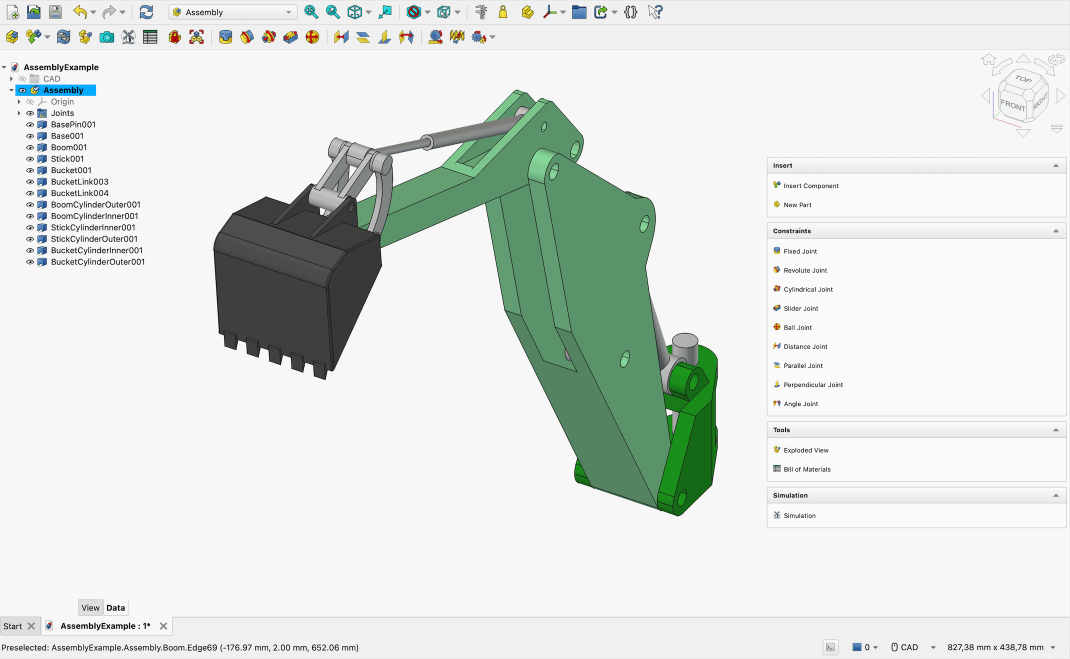
#> input picture .github/images/assembly.jpg, 2139 x 1317 px (shown at 1/2 size)
$ python -i classifier.py   (imports and definitions only)   (older library calls are emulated)
#> lines starting #> are read from the running program, lines starting #| are printed output that depends on the picture; after the words box and inside, x2 and y2 are one past the last pixel; in counts of white or black regions, pixels touching at a corner belong together
"""
Universal Mechanical Component Analyzer & Adaptive Computer Vision Engine
Performs real-time scanning of ANY arbitrary mechanical component from uploaded images:
- Outer boundary closed contour extraction (prismatic, contoured, or revolved profiles)
- Internal negative features: through-holes, counterbores, elongated slots, arbitrary pockets
- Multi-level positive features: upright flanges, raised hubs, bosses, and steps
- Dynamic physical scale calibration, feature tree synthesis, and CNC CAM operation generation
"""

import os
import cv2
import numpy as np
from typing import Dict, Any, List, Tuple


class MechanicalPartClassifier:
    """
    Universal mechanical analyzer that converts any arbitrary 2D mechanical component
    image into structured parametric CAD geometry.
    """

    @staticmethod
    def classify_and_calibrate(image_path: str, reference_width_mm: float = None) -> Dict[str, Any]:
        """
        Scans uploaded image, measures real pixel dimensions, extracts the true outer boundary
        and all internal features (holes, slots, cutouts, flanges), and produces calibrated parameters.
        """
#> called with image_path = '../../.github/images/assembly.jpg'
        img = cv2.imread(image_path)
#> img is the input picture: shape (1317, 2139, 3); mean B, G, R 222.7, 226.7, 221.2
        if img is None:
            return MechanicalPartClassifier._default_universal()

        gray = cv2.cvtColor(img, cv2.COLOR_BGR2GRAY)
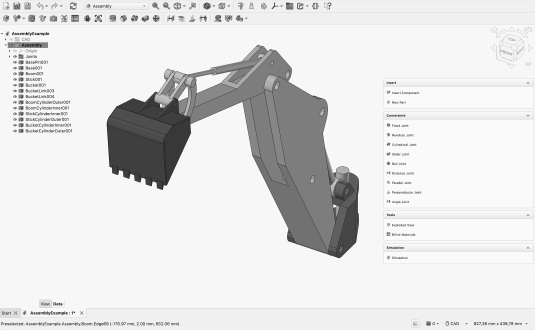
#> gray: shape (1317, 2139) (shown at 1/4 size); min 0, max 255, mean 224.6
        img_h, img_w = gray.shape

        # 1. Bilateral filter: smooths image noise while preserving sharp mechanical edges
        filtered = cv2.bilateralFilter(gray, 9, 75, 75)

        # 2. Multi-tier Segmentation: supports light, dark, and CAD drawing backgrounds
        _, t1 = cv2.threshold(filtered, 0, 255, cv2.THRESH_BINARY_INV + cv2.THRESH_OTSU)
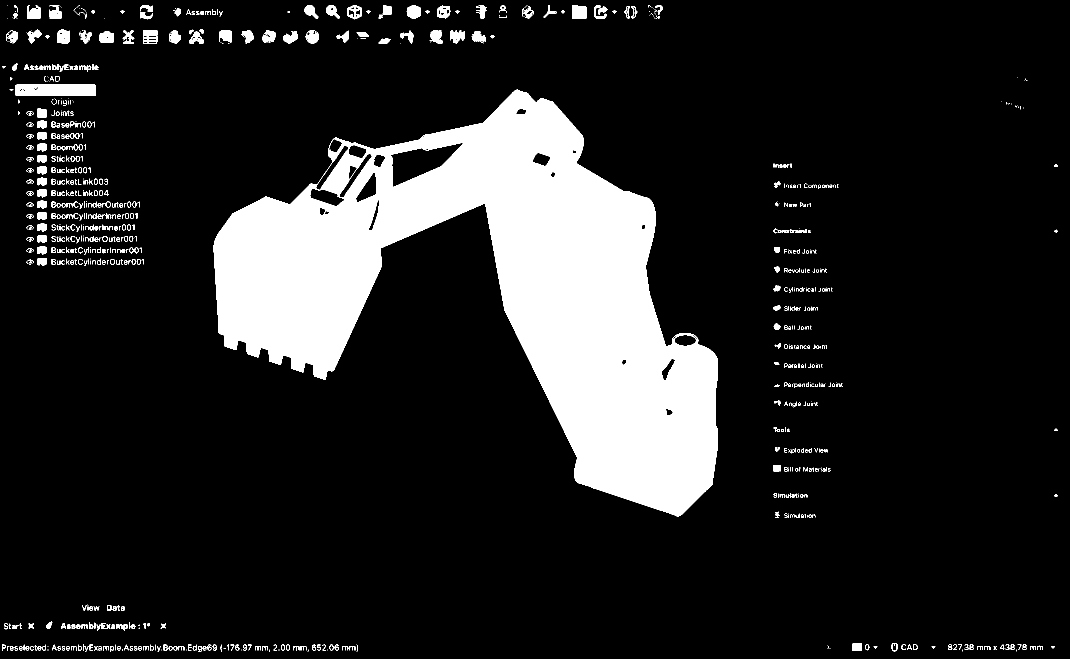
#> t1: shape (1317, 2139) (shown at 1/2 size); 14.3% white; 846 white regions (366 under 20 px), largest, box (x1, y1, x2, y2) and area: (426, 179, 1436, 1033) 361503, (31, 169, 192, 192) 3642, (1144, 10, 1173, 38) 749
        _, t2 = cv2.threshold(filtered, 0, 255, cv2.THRESH_BINARY + cv2.THRESH_OTSU)
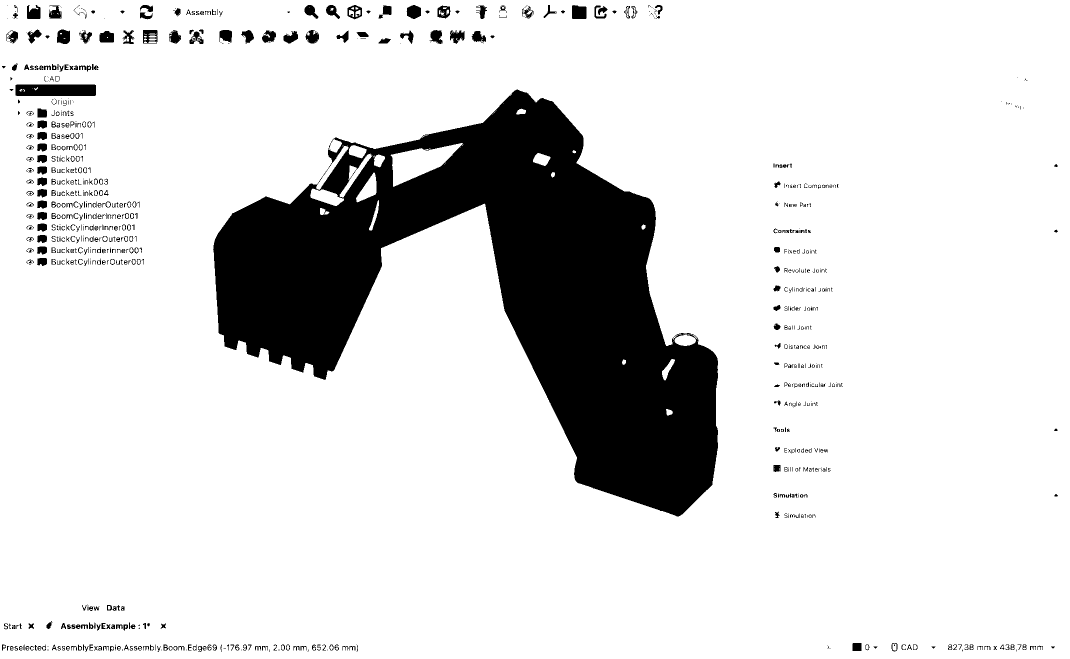
#> t2: shape (1317, 2139) (shown at 1/2 size); 85.7% white; 846 black regions (366 under 20 px)

        def score_mask(m):
            cnts, hier = cv2.findContours(m, cv2.RETR_CCOMP, cv2.CHAIN_APPROX_SIMPLE)
#> cnts = 1299 contours, 852 with area under 20; largest, box (x1, y1, x2, y2) and area: (426, 179, 1436, 1033) 374684, (780, 285, 927, 375) 6141, (31, 169, 192, 192) 3514, (619, 376, 689, 413) 1428, (711, 344, 754, 406) 1263
            if not cnts:
                return 0, None, None, None
            areas = [cv2.contourArea(c) for c in cnts]
#> areas = 1299 values, max 374684 at index 912, min 0 at index 0, mean 332.6
            best_idx = int(np.argmax(areas))
#> best_idx = 912
            c = cnts[best_idx]
#> c = contour of 1924 points, box (x1, y1, x2, y2) (426, 179, 1436, 1033), area 374684
            area = areas[best_idx]
#> area = 374684
            total_a = m.shape[0] * m.shape[1]
            if area > total_a * 0.98 or area < total_a * 0.01:
                return 0, None, None, None
            return area, c, cnts, hier

        a1, c1, cnts1, hier1 = score_mask(t1)
#> a1 = 374684; c1 has the same summary as c in score_mask; cnts1 has the same summary as cnts in score_mask
        a2, c2, cnts2, hier2 = score_mask(t2)
#> in score_mask (call 2), `cnts, hier = cv2.findContours(m, cv2.RETR_CCOMP, cv2.CHAIN_APPROX_SIMP..`: cnts = 1666 contours, 1029 with area under 20; largest, box (x1, y1, x2, y2) and area: (0, 0, 2139, 1317) 2813608, (425, 178, 1437, 1034) 376864, (781, 286, 926, 374) 5791, (30, 168, 193, 193) 3876, (620, 377, 688, 412) 1272
#> a2 = 0

        if a1 >= a2 and c1 is not None:
            main_cnt, all_cnts, hier = c1, cnts1, hier1
#> main_cnt has the same summary as c in score_mask; all_cnts = 1299 contours, 852 with area under 20; largest, box (x1, y1, x2, y2) and area: (426, 179, 1436, 1033) 374684, (780, 285, 927, 375) 6141, (31, 169, 192, 192) 3514, (619, 376, 689, 413) 1428, (711, 344, 754, 406) 1263
        elif c2 is not None:
            main_cnt, all_cnts, hier = c2, cnts2, hier2
        else:
            cnts, hier = cv2.findContours(t1, cv2.RETR_CCOMP, cv2.CHAIN_APPROX_SIMPLE)
            if not cnts:
                return MechanicalPartClassifier._default_universal()
            main_cnt = max(cnts, key=cv2.contourArea)
            all_cnts = cnts

        # 3. Outer boundary metrics
        area_px = cv2.contourArea(main_cnt)
#> area_px = 374684
        perim_px = cv2.arcLength(main_cnt, True)
#> perim_px = 4107
        circ = (4 * np.pi * area_px) / (perim_px * perim_px) if perim_px > 0 else 0.0
#> circ = 0.279

        bx, by, bw, bh = cv2.boundingRect(main_cnt)
#> bx = 426; by = 179; bw = 1010; bh = 854
        aspect_ratio = float(bw) / max(1.0, float(bh))
#> aspect_ratio = 1.18
        cx_px = float(bx + bw / 2.0)
#> cx_px = 931
        cy_px = float(by + bh / 2.0)
#> cy_px = 606

        # 4. Outer Boundary Polygon Approximation (Douglas-Peucker)
        eps = max(1.5, 0.011 * perim_px)
#> eps = 45.18
        approx = cv2.approxPolyDP(main_cnt, eps, True)
#> approx = contour of 15 points, box (x1, y1, x2, y2) (436, 203, 1435, 1033), area 368641
        if len(approx) < 4:
            # Fallback to rectangular envelope if contour simplified too aggressively
            approx = np.array([[[bx, by]], [[bx + bw, by]], [[bx + bw, by + bh]], [[bx, by + bh]]], dtype=np.int32)

        contour_pts_px = [[float(pt[0][0]), float(pt[0][1])] for pt in approx]
#> contour_pts_px = [[436, 466], [449, 692], [650, 759], [761, 496], [969, 406], [1151, 961], [1353, 1032], [1424, 969], [1434, 716], [1329, 687], [1307, 410], [1152, 326], [1105, 203], [670, 275], [633, 369]]

        # 5. Extract Internal Negative Features (Holes, Slots, Cutouts)
        part_roi_mask = np.zeros_like(gray)
        cv2.drawContours(part_roi_mask, [main_cnt], -1, 255, -1)
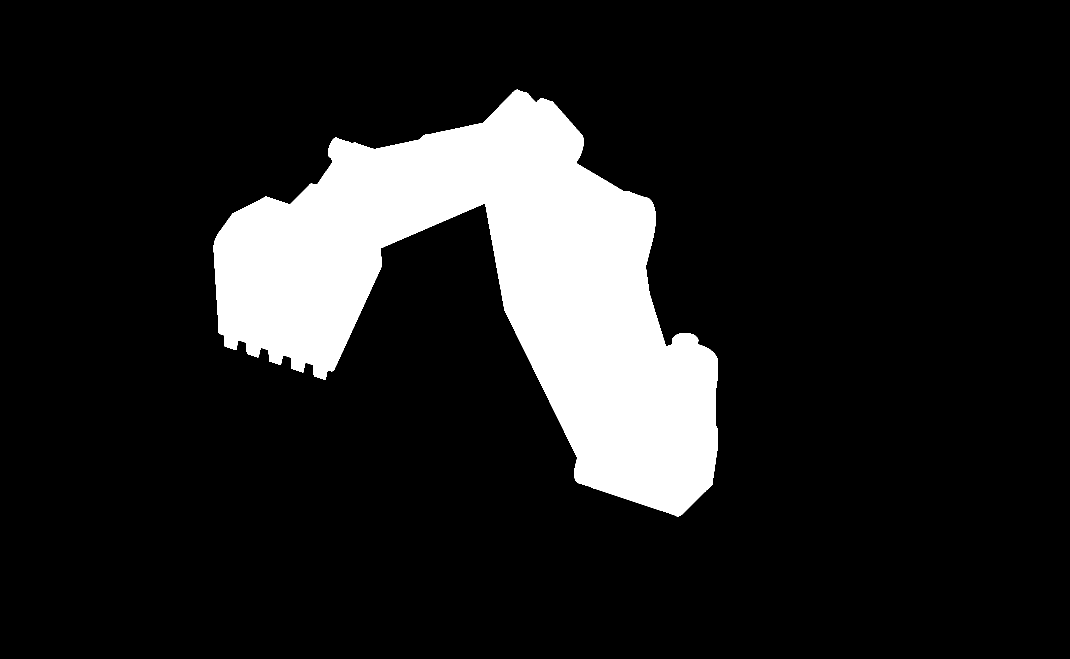
#> part_roi_mask: shape (1317, 2139) (shown at 1/2 size); 13.4% white; 1 white region, box (x1, y1, x2, y2) and area: (426, 179, 1436, 1033) 376473

        raw_holes = []
        raw_slots = []
        raw_pockets = []

        # A) From Contour Hierarchy (ideal for CAD drawings and clean silhouettes)
        if hier is not None:
            for idx, h_info in enumerate(hier[0]):
                parent_idx = h_info[3]
                if parent_idx != -1:
                    child_cnt = all_cnts[idx]
                    ca = cv2.contourArea(child_cnt)
                    if 15 < ca < (bw * bh * 0.45):
                        cp = cv2.arcLength(child_cnt, True)
                        child_circ = (4 * np.pi * ca) / (cp * cp) if cp > 0 else 0.0
                        ibx, iby, ibw, ibh = cv2.boundingRect(child_cnt)
                        child_ar = float(max(ibw, ibh)) / max(1.0, min(ibw, ibh))

                        if child_circ > 0.65 or child_ar < 1.4:
                            raw_holes.append({
                                "cx": float(ibx + ibw / 2.0),
                                "cy": float(iby + ibh / 2.0),
                                "dia_px": float((ibw + ibh) / 2.0)
                            })
                        elif child_ar >= 1.8:
                            raw_slots.append({
                                "cx": float(ibx + ibw / 2.0),
                                "cy": float(iby + ibh / 2.0),
                                "w_px": float(min(ibw, ibh)),
                                "len_px": float(max(ibw, ibh)),
                                "angle": 0.0
                            })
#> this loop made 1299 passes
#> (h_info, parent_idx, ca, cp, child_circ, ibx, iby, ibw) on passes 31, 34, 36, 46: ([-1, -1, -1, 29], 29, 29, 20.14, 0.898, 396, 1292, 7), ([-1, -1, -1, 32], 32, 34, 22.14, 0.871, 347, 1292, 7), ([-1, -1, -1, 34], 34, 35.5, 22.73, 0.864, 338, 1292, 7), ([-1, -1, -1, 44], 44, 31.5, 21.56, 0.852, 221, 1292, 7)
#> after the loop, raw_holes = 172 items; raw_slots = 13 items

        # B) From Adaptive Thresholding (robust against lighting gradients and metal reflections)
        adapt = cv2.adaptiveThreshold(gray, 255, cv2.ADAPTIVE_THRESH_GAUSSIAN_C, cv2.THRESH_BINARY_INV, 15, 6)
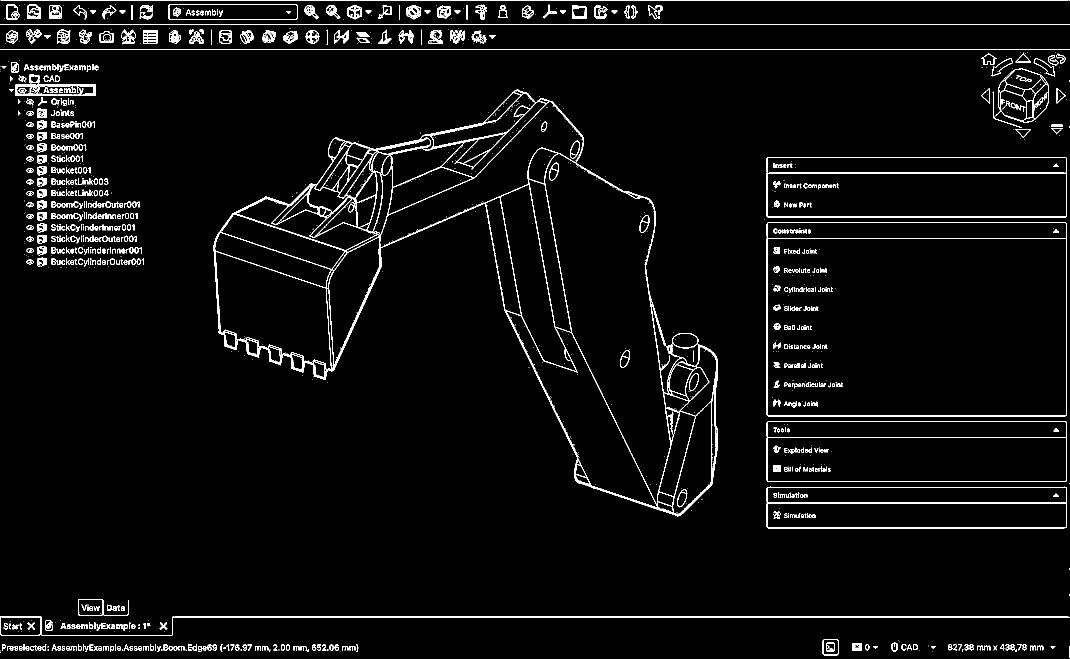
#> adapt: shape (1317, 2139) (shown at 1/2 size); 3.7% white in thin lines or dots
        adapt = cv2.bitwise_and(adapt, adapt, mask=part_roi_mask)
#> adapt: shape (1317, 2139); 1.1% white in thin lines or dots, all inside (x1, y1, x2, y2) = (426, 179, 1436, 1033)
        adapt_cnts, _ = cv2.findContours(adapt, cv2.RETR_EXTERNAL, cv2.CHAIN_APPROX_SIMPLE)
#> adapt_cnts = 4 contours, 3 with area under 20; largest, box (x1, y1, x2, y2) and area: (426, 179, 1436, 1033) 370364
#> (the rest of the program and of its run is left out)
